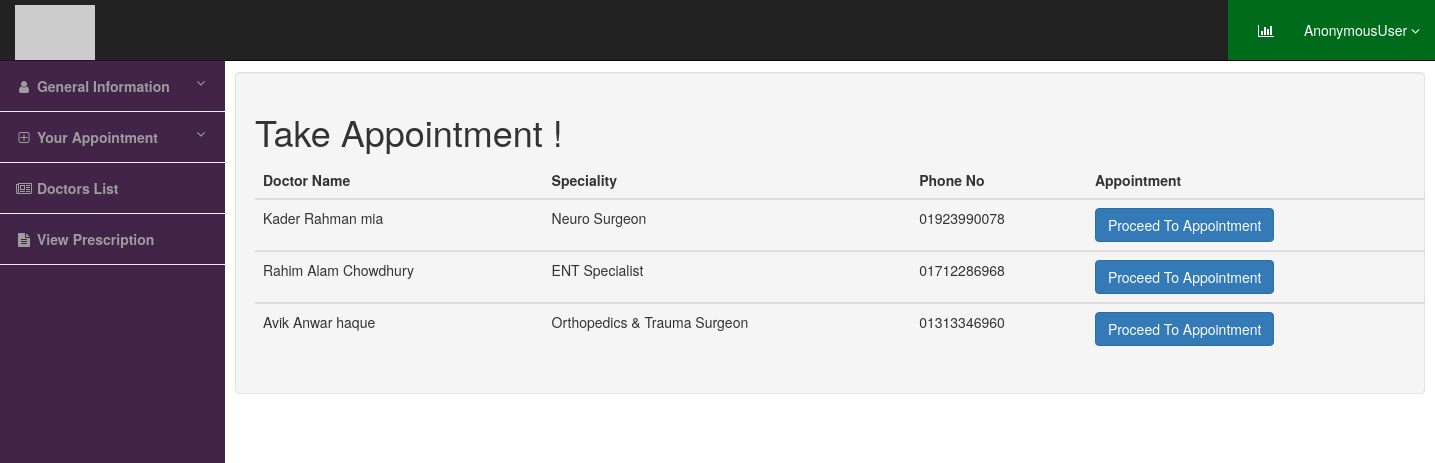
Screenshot of /take_appointment/ with the database file from the repository.
### doctor/models.py (models this page shows, shortened)
class DoctorInfo(models.Model):
    user = models.OneToOneField(User, null=True, on_delete=models.CASCADE)
    name = models.CharField(max_length=100, null=False, blank=False)
    email = models.EmailField(null=False, blank=False)
    phone = models.CharField(max_length=15, null=True, blank=True)
    age = models.IntegerField(null=True, blank=True)
    address = models.TextField(null=True)

class DoctorSpec(models.Model):
    doctor_id = models.OneToOneField(User, null=True, on_delete=models.SET_NULL)
    title = models.CharField(max_length=100, null=False, blank=False)
    degree = models.CharField(max_length=150, null=False, blank=False)
    institution = models.CharField(max_length=150, null=False, blank=False)
    year_of_degree = models.DateField()

### doctor/views.py (the view)
# urls.py: path("take_appointment/", views.take_appointment, name='take_appointment'),
def take_appointment(request):
    app_info = DoctorInfo.objects.all()
    cursor = {"app_info": app_info}
    return render(request, "patientfile/take_appointment.html", cursor)

### templates/patientfile/take_appointment.html
{% extends "patientfile/patient_main.html" %}
{% load static %}
{% block content %}
<div class="container">
    <div class="row">
        <h1>Take Appointment ! </h1>
        <table class="table table-dark">
    <thead>
        <tr>
            <th>Doctor Name</th>
            <th>Speciality</th>
            <th>Phone No</th>
            <th>Appointment</th>
        </tr>
    </thead>
     {% for id in app_info %}
    <tbody>
        <tr>
            <td>{{ id.name }}</td>
            <td>{{ id.user.doctorspec.title }}</td>
            <td>{{ id.phone }}</td>
            <td><a href="{% url 'patient_appointment' id.id %}" class="btn btn-primary">Proceed To Appointment</a></td>
        </tr>
    </tbody>
     {% endfor %}
</table>
    </div>
</div>
{% endblock %}

### templates/patientfile/patient_main.html (style rules this page uses)
@media (min-width:768px) { body { margin-top: 50px; } }

### rows the page displays
DoctorInfo: name "Kader Rahman mia", user.doctorspec "Neuro Surgeon", phone "01923990078"
DoctorInfo: name "Rahim Alam Chowdhury", user.doctorspec "ENT Specialist", phone "01712286968"
DoctorInfo: name "Avik Anwar haque", user.doctorspec "Orthopedics & Trauma Surgeon", phone "01313346960"

### other values shown
{{ request.user }} "AnonymousUser"
